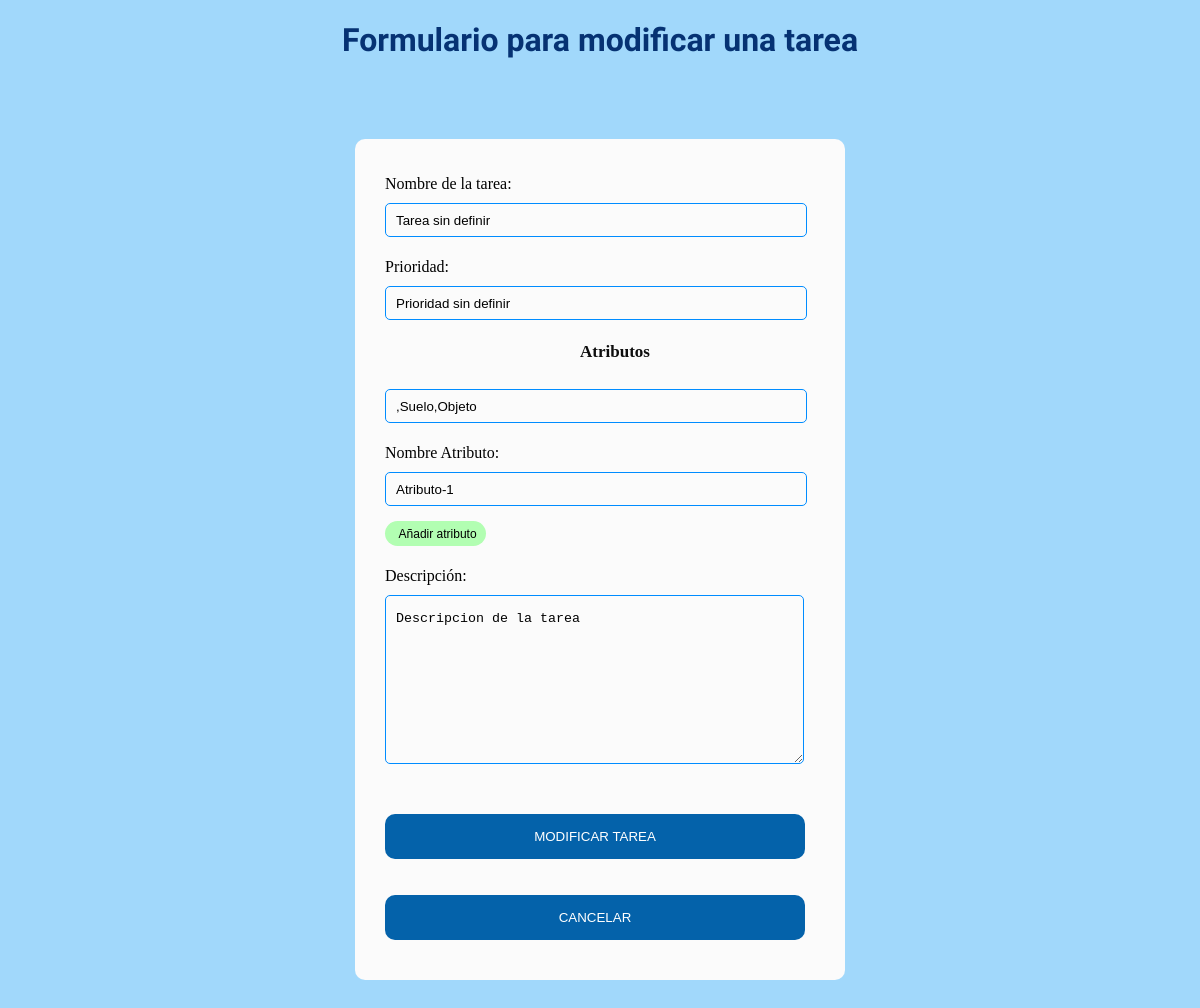
Before: /update/2 with the older database file.
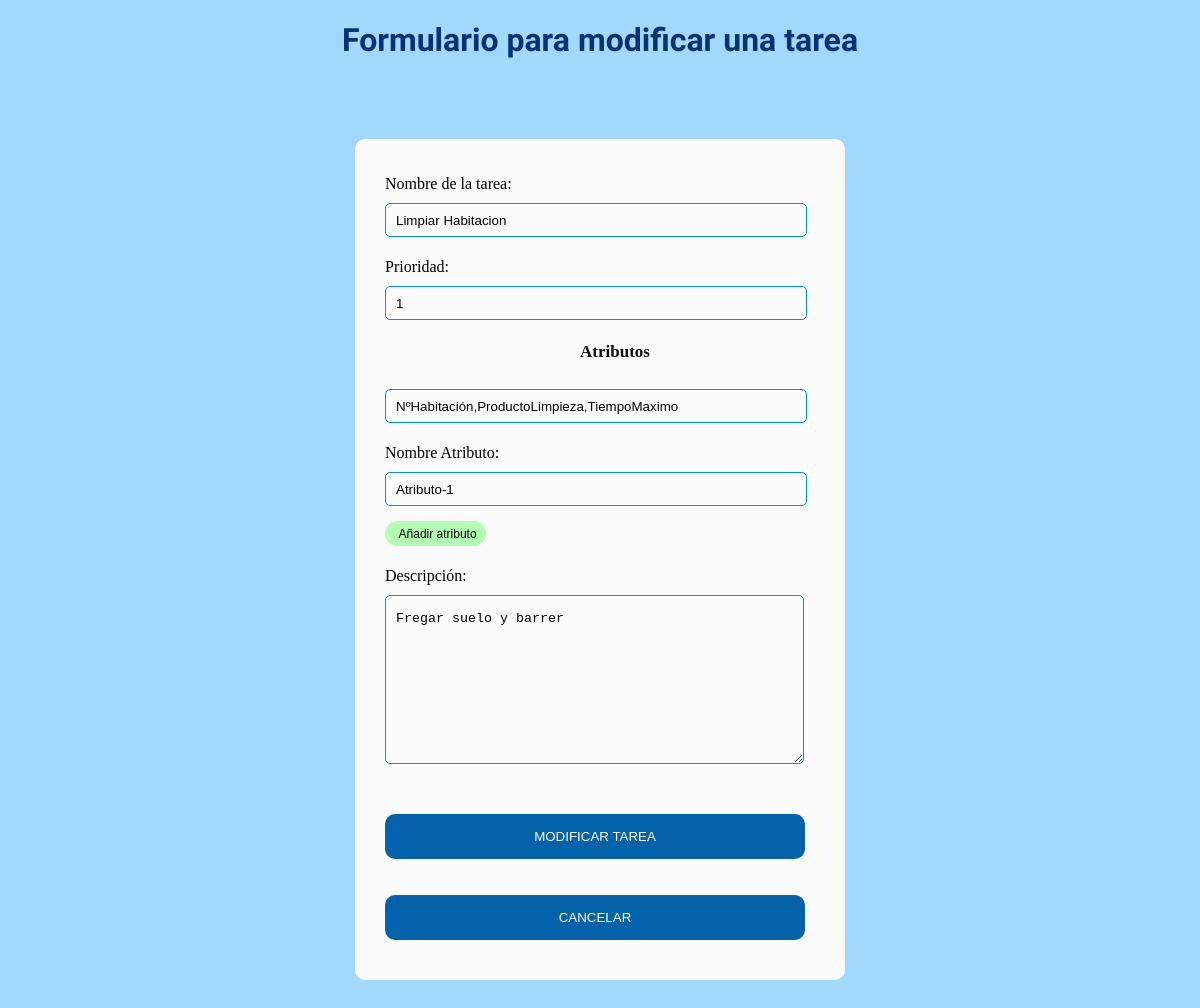
After: the same page with the newer database file.
### app.py (models this page shows)
class Todo(db.Model): #Tabla para tareas creadas
    id = db.Column(db.Integer, primary_key=True)
    content = db.Column(db.String(200), nullable=False)
    priority = db.Column(db.String(200))        # prioridad
    descripcion = db.Column(db.String(200))             # Descripcion
    atributos = db.Column(db.String(800))               # Atributos

### app.py (the view)
@app.route('/update/<int:id>', methods=['POST','GET'])      # Redireccion a formulario tareas
def update_tarea(id):
    task = Todo.query.get_or_404(id)
    if request.method == 'POST':
        try:
            task.content = request.form['nombre']
            task.descripcion = request.form['descripcion']
            task.priority=request.form['prioridad']
            task.atributos = request.form['atributos']
            db.session.commit()
            return redirect('/Interfaz_tecnico.html')
        except:
            return "There was an issue when updating the task " + id
    else:
        return render_template('interfaz_tareas.html', task=task)

### templates/interfaz_tareas.html (shortened to what this page needs)
{% extends 'base.html' %}
{% block body %}
    <h1 class="principal" style="text-align:center"> Formulario para modificar una tarea</h1>
    <div class="acceso">
        <form method="post">
            <p>
                Nombre de la tarea:
                <input type="text" name="nombre" size="45" value="{{ task.content }}">
            </p>
            <p>
                Prioridad:
                <input type="text" name="prioridad" size="45"
                    value="{{ task.priority }}">
            </p>
            <p>
                <h3 style="text-align:center">Atributos</h3>
                    <input type="text" name="atributos" id="atributos" size="45" value="{{ task.atributos }}"
                        readonly="readonly">
            </p>
            <p>
                Nombre Atributo:
                <input type="text" name="n_atributo" id="n_atributo" size="45" value="Atributo-1"> &nbsp; &nbsp;
                <input type="button" class="buttonAnadirTarea2" value="Añadir atributo"
                onclick="(getElementById('atributos').getAttribute('value')!='') ? getElementById('atributos').setAttribute('value', getElementById('atributos').getAttribute('value')+','+getElementById('n_atributo').value) : getElementById('atributos').setAttribute('value', getElementById('atributos').getAttribute('value')+getElementById('n_atributo').value);getElementById('n_atributo').setAttribute('value','Atributo-2');">
            </p>
            <p>
                Descripción:<br>
                <textarea name="descripcion" rows="10" cols="50">{{ task.descripcion }}</textarea>
            </p>
            <p>
                <input type="submit" class="buttonAnadirTarea" value="Modificar tarea">
            </p>
            <button type="submit" class="buttonAnadirTarea"
                onClick="window.location.href='Interfaz_tecnico.html';">Cancelar</button>
        </form>
    </div>
    {% endblock %}

Changed rows visible on the page:
changed Todo: nombre "Tarea sin definir" → "Limpiar Habitacion"; prioridad "Prioridad sin definir" → "1"; atributos ",Suelo,Objeto" → "NºHabitación,ProductoLimpieza,TiempoMaximo"; descripcion "Descripcion de la tarea" → "Fregar suelo y barrer"
